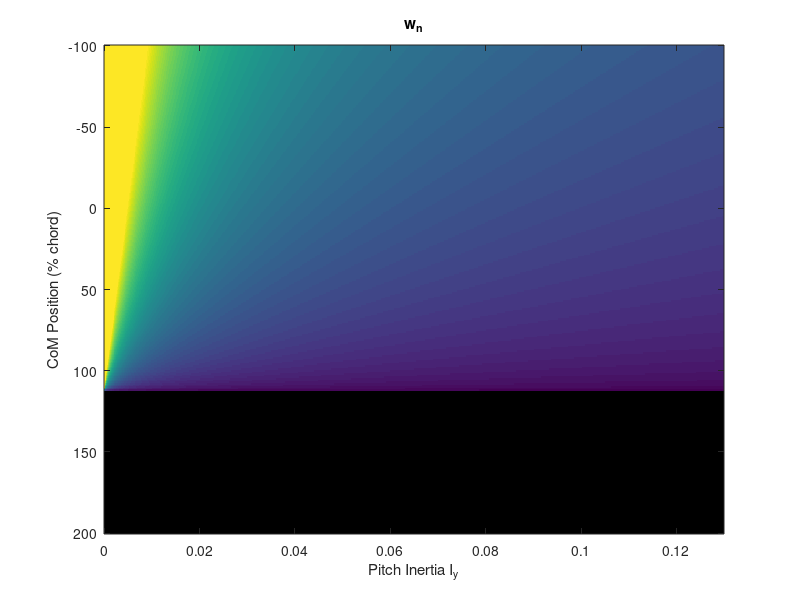

Source code (MATLAB): (Note: this script raises an error after producing the figure.)
clear
close all

% determined from min and max of array given by birds in Harvey...
I = 1e-5:1e-4:0.13;
% k = 2*10^(-3); % dM / da, for half wings was between -0.5 and -4 * 10^(-3)
% w_n = (k ./ I).^(1/2);

% dM / da as a function of COM is given by the following equation
% for a case at 4 m/s and 5 Hz
x1 = -100.1;
y1 = -0.00900086;
x2 = 249.6;
y2 = 0.00580765;
x = -100:1:200; % CoM positions
k = (y2 - y1) / (x2 - x1) * (x - x1) + y1;
k = -k';

w_n = (k ./ I).^(1/2);

% Identify elements with non-zero imaginary parts
idx = imag(w_n) ~= 0;

% Replace those elements with 0
w_n(idx) = NaN;

figure
clims = [0 1];
h = imagesc(I, x, w_n, clims);
xlabel("Pitch Inertia I_y")
ylabel("CoM Position (% chord)")
title("w_n")
set(gca, FontSize=14)
set(gca, 'YDir', 'normal');
colorbar

% Set the alpha data: 1 for real numbers, 0 for NaNs
set(h, 'AlphaData', ~isnan(w_n));

% Figure with f / w_n ratio
ratio = 5 ./ w_n;

figure
clims = [0 10];
h = imagesc(I, x, ratio, clims);
xlabel("Pitch Inertia I_y")
ylabel("CoM Position (% chord)")
title("f / w_n")
set(gca, FontSize=14)
set(gca, 'YDir', 'normal');
colorbar

% Set the alpha data: 1 for real numbers, 0 for NaNs
set(h, 'AlphaData', ~isnan(w_n));

% Isolate front at ratio of 10
[xGrid, yGrid] = meshgrid(I, x);  % standard grid

% Define a mask for values near 10
threshold = 0.02;
mask = abs(ratio - 10) < threshold;

% Extract coordinates of front
x_front = xGrid(mask);
y_front = yGrid(mask);

% Plot just those points
figure;
scatter(x_front, y_front, 10, 'r', 'filled');  % red dots for front
xlabel("Pitch Inertia I_y")
ylabel("CoM Position (% chord)")
title('Extracted Front (Values ~10)');
set(gca, FontSize=14)

% Plot just those points
figure;
plot(x_front, y_front, 'r');  % red dots for front
xlabel("Pitch Inertia I_y")
ylabel("CoM Position (% chord)")
title('Extracted Front (Values ~10)');
set(gca, FontSize=14)